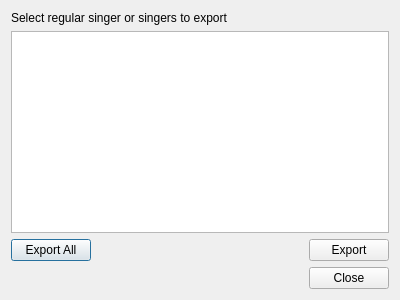
<?xml version="1.0" encoding="UTF-8"?>
<ui version="4.0">
 <class>DlgRegularExport</class>
 <widget class="QDialog" name="DlgRegularExport">
  <property name="geometry">
   <rect>
    <x>0</x>
    <y>0</y>
    <width>400</width>
    <height>300</height>
   </rect>
  </property>
  <property name="windowTitle">
   <string>Regular Singer Export</string>
  </property>
  <layout class="QVBoxLayout" name="verticalLayout">
   <item>
    <widget class="QLabel" name="label">
     <property name="text">
      <string>Select regular singer or singers to export</string>
     </property>
    </widget>
   </item>
   <item>
    <widget class="QTableView" name="tableViewRegulars">
     <property name="editTriggers">
      <set>QAbstractItemView::NoEditTriggers</set>
     </property>
     <property name="showDropIndicator" stdset="0">
      <bool>false</bool>
     </property>
     <property name="alternatingRowColors">
      <bool>true</bool>
     </property>
     <property name="selectionMode">
      <enum>QAbstractItemView::ExtendedSelection</enum>
     </property>
     <property name="selectionBehavior">
      <enum>QAbstractItemView::SelectRows</enum>
     </property>
     <attribute name="horizontalHeaderStretchLastSection">
      <bool>true</bool>
     </attribute>
     <attribute name="verticalHeaderVisible">
      <bool>false</bool>
     </attribute>
    </widget>
   </item>
   <item>
    <layout class="QHBoxLayout" name="horizontalLayout">
     <item>
      <widget class="QPushButton" name="pushButtonExportAll">
       <property name="text">
        <string>Export All</string>
       </property>
      </widget>
     </item>
     <item>
      <spacer name="horizontalSpacer_2">
       <property name="orientation">
        <enum>Qt::Horizontal</enum>
       </property>
       <property name="sizeHint" stdset="0">
        <size>
         <width>40</width>
         <height>20</height>
        </size>
       </property>
      </spacer>
     </item>
     <item>
      <widget class="QPushButton" name="pushButtonExport">
       <property name="text">
        <string>Export</string>
       </property>
      </widget>
     </item>
    </layout>
   </item>
   <item>
    <layout class="QHBoxLayout" name="horizontalLayout_2">
     <item>
      <spacer name="horizontalSpacer">
       <property name="orientation">
        <enum>Qt::Horizontal</enum>
       </property>
       <property name="sizeHint" stdset="0">
        <size>
         <width>40</width>
         <height>20</height>
        </size>
       </property>
      </spacer>
     </item>
     <item>
      <widget class="QPushButton" name="pushButtonClose">
       <property name="text">
        <string>Close</string>
       </property>
      </widget>
     </item>
    </layout>
   </item>
  </layout>
 </widget>
 <resources/>
 <connections/>
</ui>
